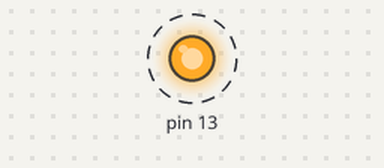
Simulated run of this sketch. Board: Arduino Uno, built with avr-gcc and run on an emulated ATmega328P. Parts: output pins drawn as LEDs (lit = HIGH). Dashed ring = blinking.

Above: at 0.2 s.
Timing chart, 0 to 3.0 s (numbered marks = the images above):
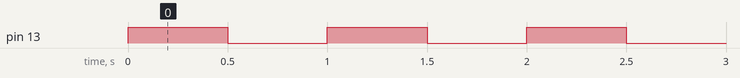

The sketch:

registerBlink.ino
```cpp
#include <avr/io.h>
#include <util/delay.h>

// LED blink on pin 13 using registers
int main() {
  Serial.begin(9600);
  // Set pin 13 (PB5) to output
  DDRB = 0b00100000;
  // Initially set its voltage to LOW
  PORTB = 0b00000000;

  while(1) {
    // Flip the bit
    PORTB ^= 1 << 5;
    _delay_ms(500);
  }
}
```

Measured:
- by itself, pin 13: alternates HIGH for 0.50 s and LOW for 0.50 s
